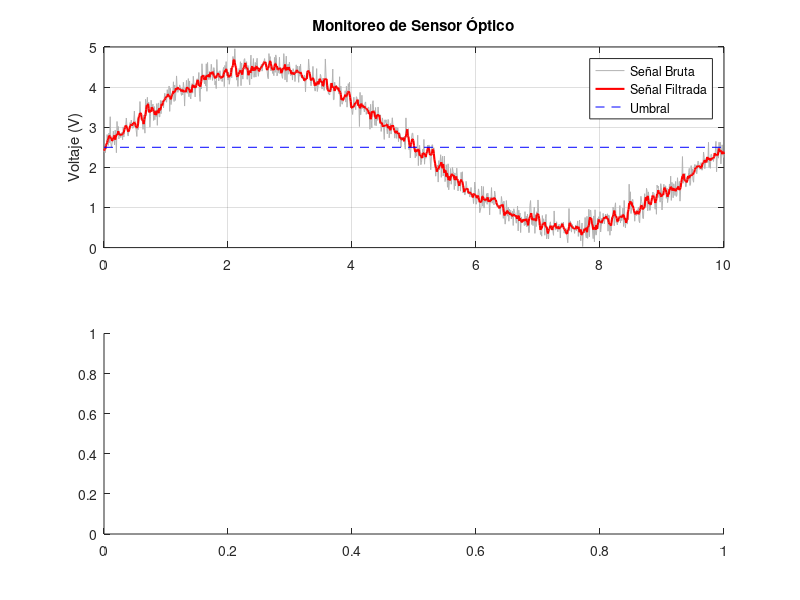

MATLAB code for this plot: (Note: this script raises an error after producing the figure.)
% ==========================================================
% Avance 3: Control de Iluminación Automatizada (Óptica/Domótica)
% Fecha: 21 de marzo de 2026
% ==========================================================

% Limpieza del entorno
clear; clc; close all;

% Parámetros de configuración
umbral_luz = 2.5; % Voltaje de referencia (0-5V)
fueste_muestreo = 100; % Hz
duracion = 10; % segundos
t = 0:1/fueste_muestreo:duracion;

% Simulación de lectura de sensor óptico (LDR)
% Nota: En implementación real, usar readVoltage(a, 'A0') para Arduino
senal_sensor = 2.5 + 2*sin(2*pi*0.1*t) + 0.2*randn(size(t));

% Procesamiento de la señal (Filtro de media móvil para suavizar)
ventana = 5;
senal_suavizada = movmean(senal_sensor, ventana);

% Lógica de Control Domótico
estado_actuador = senal_suavizada < umbral_luz; % Encender si hay poca luz

% Visualización de resultados
figure('Color', [1 1 1]);
subplot(2,1,1);
plot(t, senal_sensor, 'Color', [0.7 0.7 0.7], 'DisplayName', 'Señal Bruta'); hold on;
plot(t, senal_suavizada, 'r', 'LineWidth', 1.5, 'DisplayName', 'Señal Filtrada');
line([0 duracion], [umbral_luz umbral_luz], 'Color', 'b', 'LineStyle', '--', 'DisplayName', 'Umbral');
title('Monitoreo de Sensor Óptico');
ylabel('Voltaje (V)');
legend; grid on;

subplot(2,1,2);
stairs(t, estado_actuador, 'Color', [0 0.5 0], 'LineWidth', 2);
title('Estado del Actuador (Iluminación)');
xlabel('Tiempo (s)');
ylabel('0: Apagado | 1: Encendido');
ylim([-0.2 1.2]);
grid on;

fprintf('Sistema operativo. Analizando niveles de luz en tiempo real...\n');
